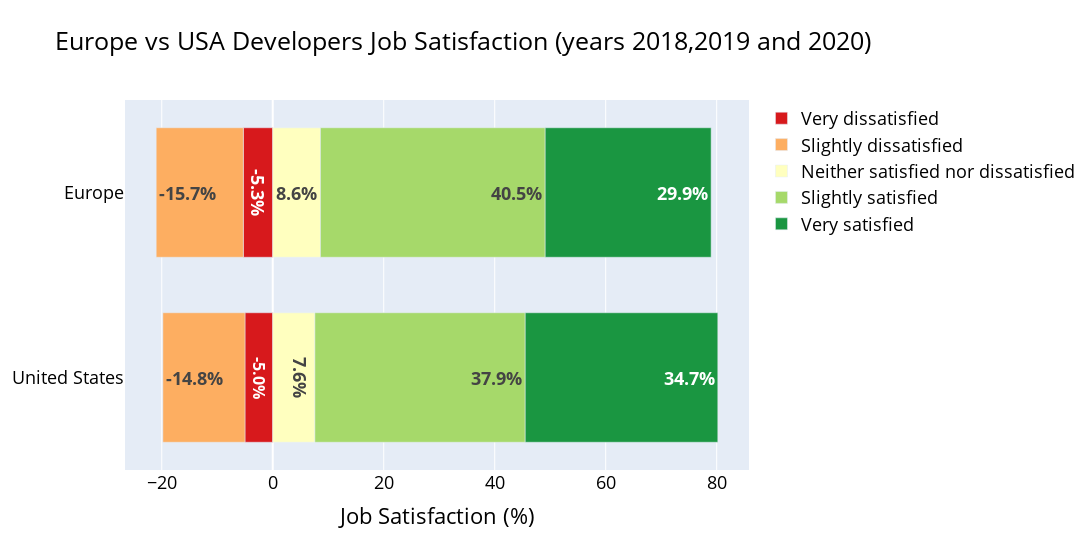

Notebook cell for this chart:
### Code cell
''' Create a Diverging Stack Bar Chart'''

#Initilaize the figure 
fig = go.Figure()

#Create the bars for each of the columns in the pivoted table
for column in df_all_jobsat_pivoted.columns:
    fig.add_trace(go.Bar(
        x =   df_all_jobsat_pivoted[column] ,
        y =    df_all_jobsat_pivoted.index,
        name = column,
        orientation = 'h',
        marker_color = cl.scales[str(len(category_order))]['div']['RdYlGn'][category_order.index(column)],
        text = '<b>' + df_all_jobsat_pivoted[column].astype(str) + '%' 
        
       ))
    
#Update figure layout
fig.update_layout(
    barmode = 'relative',
    height=550,
    width=1600,
    bargap=0.3 ,
    title = ' Europe vs USA Developers Job Satisfaction (years 2018,2019 and 2020)' ,
    xaxis_title= "Job Satisfaction (%)" ,
    font=dict(
        
        size=18,  # Set the font size here
        color="#000"
    )
)

#Display the figure
fig.show()

### Figure 1 — Plotly figure (JSON) as saved in the notebook; plotly's stock layout.template omitted (floating-point values rounded to 4 significant figures)
{"data": [{"marker": {"color": "rgb(215,25,28)"}, "name": "Very dissatisfied", "orientation": "h", "text": ["<b>-5.0%", "<b>-5.3%"], "type": "bar", "x": [-5, -5.3], "y": ["United States", "Europe"]}, {"marker": {"color": "rgb(253,174,97)"}, "name": "Slightly dissatisfied", "orientation": "h", "text": ["<b>-14.8%", "<b>-15.7%"], "type": "bar", "x": [-14.8, -15.7], "y": ["United States", "Europe"]}, {"marker": {"color": "rgb(255,255,191)"}, "name": "Neither satisfied nor dissatisfied", "orientation": "h", "text": ["<b>7.6%", "<b>8.6%"], "type": "bar", "x": [7.6, 8.6], "y": ["United States", "Europe"]}, {"marker": {"color": "rgb(166,217,106)"}, "name": "Slightly satisfied", "orientation": "h", "text": ["<b>37.9%", "<b>40.5%"], "type": "bar", "x": [37.9, 40.5], "y": ["United States", "Europe"]}, {"marker": {"color": "rgb(26,150,65)"}, "name": "Very satisfied", "orientation": "h", "text": ["<b>34.7%", "<b>29.9%"], "type": "bar", "x": [34.7, 29.9], "y": ["United States", "Europe"]}], "layout": {"bargap": 0.3, "barmode": "relative", "font": {"color": "#000", "size": 18}, "height": 550, "title": {"text": " Europe vs USA Developers Job Satisfaction (years 2018,2019 and 2020)"}, "width": 1600, "xaxis": {"title": {"text": "Job Satisfaction (%)"}}}}
